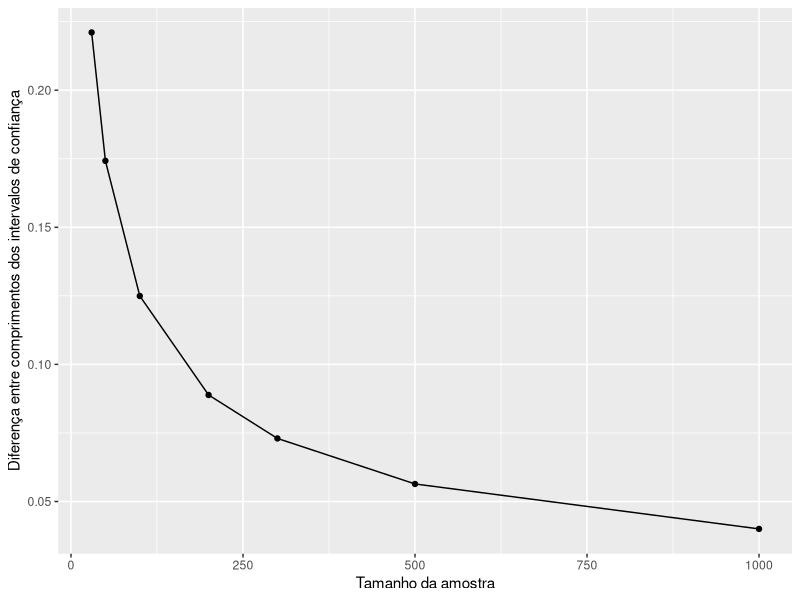

Write the R code that produced this figure.
library(ggplot2)

set.seed(1636)
p <- 0.8
k <- 1000
confidence <- 0.91
sizes <- c(30, 50, 100, 200, 300, 500, 1000)

met_2 <- function(x) {
    n <- length(x)
    mx <- mean(x)
    return(qnorm(1 - confidence/2)*sqrt(mx*(1-mx)/n))    
}

met_1 <- function(x) {
    n <- length(x)
    mx <- mean(x)
    z <- qnorm((1 + confidence)/2)
    a <- 1 + (z^2)/n
    b <- -2*mx - (z^2)/n
    c <- mx^2
    root1 <- (-b - sqrt(b^2 - 4*a*c))/(2*a)
    root2 <- (-b + sqrt(b^2 - 4*a*c))/(2*a)
    return(abs(root1 - root2))
}

means <- c()
for (i in sizes) {
    dif <- 0
    for (j in 1:k) {
        x <- rbinom(i, 1, p)
        met_1_length <- met_1(x)
        met_2_length <- 2*met_2(x)
        dif <- dif + (met_1_length - met_2_length)
    }
    means <- c(means, dif/k)
}

ggplot() +
    geom_point(aes(x=sizes, y=means)) +
    geom_line(aes(x=sizes, y=means)) +
    labs(x='Tamanho da amostra', y='Diferença entre comprimentos dos intervalos de confiança')